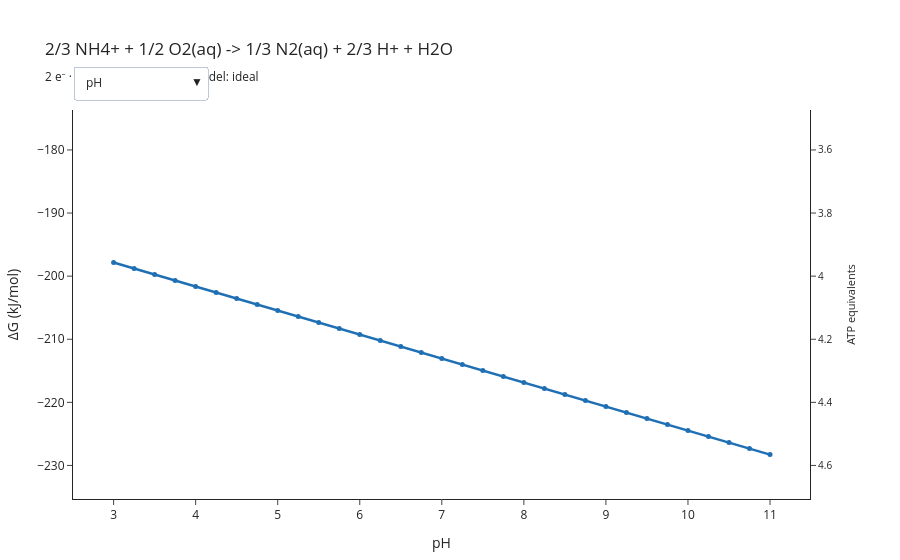

The cell this chart's notebook holds for it:
### Markdown cell above
Free energy against pH — and compare it with the manganese case, because the
two go in *opposite directions*. This reaction **releases** two thirds of a
proton per electron pair, so raising the pH makes it *more* favourable:
−205 kJ/mol at pH 5, −228 at pH 11.

The slope is 3.8 kJ/mol per pH unit against manganese's 11.4 — a factor of
three, which is exactly the ratio of their proton coefficients (1 per electron
against 1/3). Nothing about pH sensitivity is arbitrary: it is the proton
stoichiometry, read straight off the balanced half reactions.

### Code cell
with warnings.catch_warnings():
    warnings.simplefilter("ignore")
    aerobic_explorer = plot_energy_explorer(aerobic.renormalized(2))

aerobic_explorer.show()

### Figure 1 — Plotly figure (JSON) as saved in the notebook; plotly's stock layout.template omitted (floating-point values rounded to 4 significant figures)
{"data": [{"hovertemplate": "pH: %{x}<br>ΔG: %{y:.1f} kJ/mol<extra></extra>", "line": {"color": "#1F6FB4", "width": 2.5}, "marker": {"size": 5}, "mode": "lines+markers", "name": "pH", "type": "scatter", "visible": true, "x": [3.0, 3.25, 3.5, 3.75, 4.0, 4.25, 4.5, 4.75, 5.0, 5.25, 5.5, 5.75, 6.0, 6.25, 6.5, 6.75, 7.0, 7.25, 7.5, 7.75, 8.0, 8.25, 8.5, 8.75, 9.0, 9.25, 9.5, 9.75, 10.0, 10.25, 10.5, 10.75, 11.0], "y": [-197.8, -198.8, -199.7, -200.7, -201.6, -202.6, -203.5, -204.5, -205.4, -206.4, -207.3, -208.3, -209.3, -210.2, -211.2, -212.1, -213.1, -214.0, -215.0, -215.9, -216.9, -217.8, -218.8, -219.7, -220.7, -221.6, -222.6, -223.5, -224.5, -225.4, -226.4, -227.3, -228.3]}, {"hovertemplate": "temperature (°C): %{x}<br>ΔG: %{y:.1f} kJ/mol<extra></extra>", "line": {"color": "#1F6FB4", "width": 2.5}, "marker": {"size": 5}, "mode": "lines+markers", "name": "temperature (°C)", "type": "scatter", "visible": false, "x": [0.01, 3.343, 6.676, 10.01, 13.34, 16.68, 20.01, 23.34, 26.67, 30.01, 33.34, 36.67, 40.01, 43.34, 46.67, 50.0, 53.34, 56.67, 60.0, 63.34, 66.67, 70.0, 73.34, 76.67, 80.0, 83.33, 86.67, 90.0, 93.33, 96.67, 100.0], "y": [-211.5, -211.7, -211.9, -212.1, -212.3, -212.5, -212.7, -213.0, -213.2, -213.4, -213.6, -213.8, -214.0, -214.2, -214.4, -214.6, -214.8, -215.0, -215.2, -215.4, -215.7, -215.9, -216.1, -216.3, -216.5, -216.7, -216.9, -217.1, -217.3, -217.5, -217.7]}, {"hovertemplate": "[N2(aq)] (molal): %{x}<br>ΔG: %{y:.1f} kJ/mol<extra></extra>", "line": {"color": "#1F6FB4", "width": 2.5}, "marker": {"size": 5}, "mode": "lines+markers", "name": "[N2(aq)] (molal)", "type": "scatter", "visible": false, "x": [1e-09, 2.154e-09, 4.642e-09, 1e-08, 2.154e-08, 4.642e-08, 1e-07, 2.154e-07, 4.642e-07, 1e-06, 2.154e-06, 4.642e-06, 1e-05, 2.154e-05, 4.642e-05, 0.0001, 0.0002154, 0.0004642, 0.001, 0.002154, 0.004642, 0.01, 0.02154, 0.04642, 0.1], "y": [-230.2, -229.5, -228.9, -228.3, -227.6, -227.0, -226.4, -225.7, -225.1, -224.5, -223.8, -223.2, -222.6, -221.9, -221.3, -220.7, -220.0, -219.4, -218.8, -218.1, -217.5, -216.9, -216.2, -215.6, -215.0]}, {"hovertemplate": "[NH4+] (molal): %{x}<br>ΔG: %{y:.1f} kJ/mol<extra></extra>", "line": {"color": "#1F6FB4", "width": 2.5}, "marker": {"size": 5}, "mode": "lines+markers", "name": "[NH4+] (molal)", "type": "scatter", "visible": false, "x": [1e-09, 2.154e-09, 4.642e-09, 1e-08, 2.154e-08, 4.642e-08, 1e-07, 2.154e-07, 4.642e-07, 1e-06, 2.154e-06, 4.642e-06, 1e-05, 2.154e-05, 4.642e-05, 0.0001, 0.0002154, 0.0004642, 0.001, 0.002154, 0.004642, 0.01, 0.02154, 0.04642, 0.1], "y": [-178.8, -180.1, -181.3, -182.6, -183.9, -185.1, -186.4, -187.7, -189.0, -190.2, -191.5, -192.8, -194.0, -195.3, -196.6, -197.8, -199.1, -200.4, -201.6, -202.9, -204.2, -205.4, -206.7, -208.0, -209.3]}, {"hovertemplate": "[O2(aq)] (molal): %{x}<br>ΔG: %{y:.1f} kJ/mol<extra></extra>", "line": {"color": "#1F6FB4", "width": 2.5}, "marker": {"size": 5}, "mode": "lines+markers", "name": "[O2(aq)] (molal)", "type": "scatter", "visible": false, "x": [1e-09, 2.154e-09, 4.642e-09, 1e-08, 2.154e-08, 4.642e-08, 1e-07, 2.154e-07, 4.642e-07, 1e-06, 2.154e-06, 4.642e-06, 1e-05, 2.154e-05, 4.642e-05, 0.0001, 0.0002154, 0.0004642, 0.001, 0.002154, 0.004642, 0.01, 0.02154, 0.04642, 0.1], "y": [-187.4, -188.3, -189.3, -190.2, -191.2, -192.1, -193.1, -194.0, -195.0, -195.9, -196.9, -197.8, -198.8, -199.7, -200.7, -201.6, -202.6, -203.5, -204.5, -205.4, -206.4, -207.3, -208.3, -209.3, -210.2]}, {"hoverinfo": "skip", "marker": {"opacity": 0}, "mode": "markers", "showlegend": false, "type": "scatter", "x": [3], "y": [4.706], "yaxis": "y2"}], "layout": {"annotations": [{"font": {"color": "#8A8A8A", "size": 10}, "showarrow": false, "text": "below the biological energy quantum", "x": 0, "xanchor": "left", "xref": "x domain", "y": 0, "yanchor": "top", "yref": "y"}], "hovermode": "x unified", "margin": {"b": 60, "l": 70, "r": 90, "t": 110}, "shapes": [{"line": {"color": "#333333", "width": 1}, "type": "line", "x0": 0, "x1": 1, "xref": "x domain", "y0": 0, "y1": 0, "yref": "y"}, {"fillcolor": "#E8B84B", "line": {"width": 0}, "opacity": 0.18, "type": "rect", "x0": 0, "x1": 1, "xref": "x domain", "y0": -20, "y1": 0, "yref": "y"}], "showlegend": false, "title": {"text": "2/3 NH4+ + 1/2 O2(aq) -> 1/3 N2(aq) + 2/3 H+ + H2O<br><sub>2 e⁻ · pH 7 · 25 °C · activity model: ideal</sub>"}, "updatemenus": [{"buttons": [{"args": [{"visible": [true, false, false, false, false]}, {"xaxis.title.text": "pH", "xaxis.type": "linear"}], "label": "pH", "method": "update"}, {"args": [{"visible": [false, true, false, false, false]}, {"xaxis.title.text": "temperature (°C)", "xaxis.type": "linear"}], "label": "temperature (°C)", "method": "update"}, {"args": [{"visible": [false, false, true, false, false]}, {"xaxis.title.text": "[N2(aq)] (molal)", "xaxis.type": "log"}], "label": "[N2(aq)] (molal)", "method": "update"}, {"args": [{"visible": [false, false, false, true, false]}, {"xaxis.title.text": "[NH4+] (molal)", "xaxis.type": "log"}], "label": "[NH4+] (molal)", "method": "update"}, {"args": [{"visible": [false, false, false, false, true]}, {"xaxis.title.text": "[O2(aq)] (molal)", "xaxis.type": "log"}], "label": "[O2(aq)] (molal)", "method": "update"}], "direction": "down", "pad": {"r": 10, "t": 10}, "showactive": true, "x": 0, "xanchor": "left", "y": 1.14, "yanchor": "top"}], "xaxis": {"title": {"text": "pH"}, "type": "linear"}, "yaxis": {"range": [-235.3, -173.7], "title": {"text": "ΔG (kJ/mol)"}}, "yaxis2": {"overlaying": "y", "range": [4.706, 3.473], "showgrid": false, "side": "right", "tickfont": {"size": 10}, "title": {"font": {"size": 11}, "text": "ATP equivalents"}}}}
